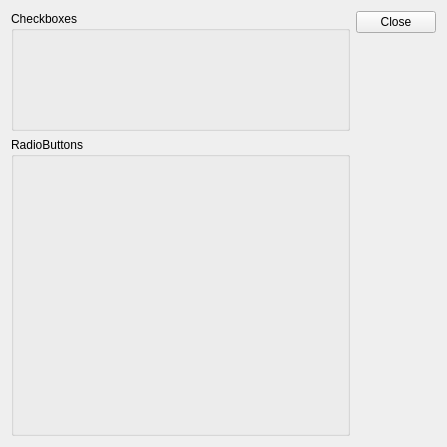
<?xml version="1.0" encoding="UTF-8"?>
<ui version="4.0">
 <class>MainWindow</class>
 <widget class="QMainWindow" name="MainWindow">
  <property name="enabled">
   <bool>true</bool>
  </property>
  <property name="geometry">
   <rect>
    <x>0</x>
    <y>0</y>
    <width>447</width>
    <height>447</height>
   </rect>
  </property>
  <property name="windowTitle">
   <string>ItemWidgets Demo</string>
  </property>
  <property name="iconSize">
   <size>
    <width>24</width>
    <height>24</height>
   </size>
  </property>
  <widget class="QWidget" name="centralWidget">
   <property name="sizePolicy">
    <sizepolicy hsizetype="Expanding" vsizetype="Expanding">
     <horstretch>0</horstretch>
     <verstretch>0</verstretch>
    </sizepolicy>
   </property>
   <property name="locale">
    <locale language="English" country="UnitedStates"/>
   </property>
   <layout class="QVBoxLayout" name="verticalLayout">
    <item>
     <layout class="QHBoxLayout" name="horizontalLayout">
      <item>
       <layout class="QVBoxLayout" name="verticalLayout_4">
        <item>
         <widget class="QGroupBox" name="groupBox">
          <property name="title">
           <string>Checkboxes</string>
          </property>
          <layout class="QVBoxLayout" name="verticalLayout_3">
           <item>
            <widget class="Qi::ItemWidget" name="checkBox1" native="true">
             <property name="sizePolicy">
              <sizepolicy hsizetype="Preferred" vsizetype="Fixed">
               <horstretch>0</horstretch>
               <verstretch>0</verstretch>
              </sizepolicy>
             </property>
             <property name="minimumSize">
              <size>
               <width>0</width>
               <height>21</height>
              </size>
             </property>
            </widget>
           </item>
           <item>
            <widget class="Qi::ItemWidget" name="checkBox2" native="true">
             <property name="sizePolicy">
              <sizepolicy hsizetype="Preferred" vsizetype="Fixed">
               <horstretch>0</horstretch>
               <verstretch>0</verstretch>
              </sizepolicy>
             </property>
             <property name="minimumSize">
              <size>
               <width>0</width>
               <height>21</height>
              </size>
             </property>
            </widget>
           </item>
           <item>
            <widget class="Qi::ItemWidget" name="checkBox3" native="true">
             <property name="minimumSize">
              <size>
               <width>0</width>
               <height>21</height>
              </size>
             </property>
            </widget>
           </item>
          </layout>
         </widget>
        </item>
        <item>
         <widget class="QGroupBox" name="groupBox_2">
          <property name="title">
           <string>RadioButtons</string>
          </property>
          <layout class="QVBoxLayout" name="verticalLayout_5">
           <item>
            <widget class="Qi::ItemWidget" name="radioButton1" native="true">
             <property name="minimumSize">
              <size>
               <width>0</width>
               <height>0</height>
              </size>
             </property>
            </widget>
           </item>
           <item>
            <widget class="Qi::ItemWidget" name="radioButton2" native="true"/>
           </item>
           <item>
            <widget class="Qi::ItemWidget" name="radioButton3" native="true"/>
           </item>
           <item>
            <spacer name="verticalSpacer_2">
             <property name="orientation">
              <enum>Qt::Vertical</enum>
             </property>
             <property name="sizeHint" stdset="0">
              <size>
               <width>20</width>
               <height>40</height>
              </size>
             </property>
            </spacer>
           </item>
          </layout>
         </widget>
        </item>
       </layout>
      </item>
      <item>
       <layout class="QVBoxLayout" name="verticalLayout_2">
        <item>
         <widget class="QPushButton" name="pushButton">
          <property name="sizePolicy">
           <sizepolicy hsizetype="Fixed" vsizetype="Fixed">
            <horstretch>0</horstretch>
            <verstretch>0</verstretch>
           </sizepolicy>
          </property>
          <property name="text">
           <string>Close</string>
          </property>
         </widget>
        </item>
        <item>
         <spacer name="verticalSpacer">
          <property name="orientation">
           <enum>Qt::Vertical</enum>
          </property>
          <property name="sizeType">
           <enum>QSizePolicy::Expanding</enum>
          </property>
          <property name="sizeHint" stdset="0">
           <size>
            <width>20</width>
            <height>40</height>
           </size>
          </property>
         </spacer>
        </item>
       </layout>
      </item>
     </layout>
    </item>
   </layout>
  </widget>
 </widget>
 <layoutdefault spacing="6" margin="11"/>
 <customwidgets>
  <customwidget>
   <class>Qi::ItemWidget</class>
   <extends>QWidget</extends>
   <header>widgets/ItemWidget.h</header>
   <container>1</container>
  </customwidget>
 </customwidgets>
 <resources/>
 <connections/>
</ui>
